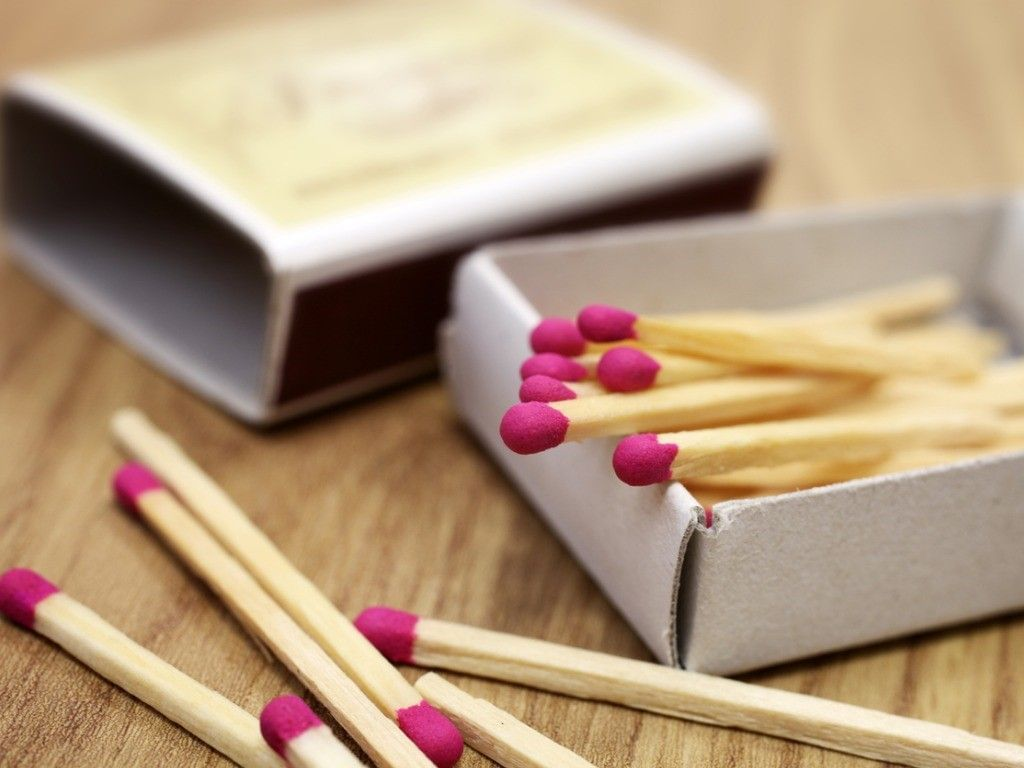
#> input picture S02/matchwood.jpg, 1024 x 768 px
$ python S02C09.py
#> lines starting #> are read from the running program, lines starting #| are printed output that depends on the picture
import cv2
import numpy as np
import matplotlib.pyplot as plt

# Read image from file in gray scale mode and  convert to numpy array
im = np.array(cv2.imread("matchwood.jpg", cv2.IMREAD_GRAYSCALE))
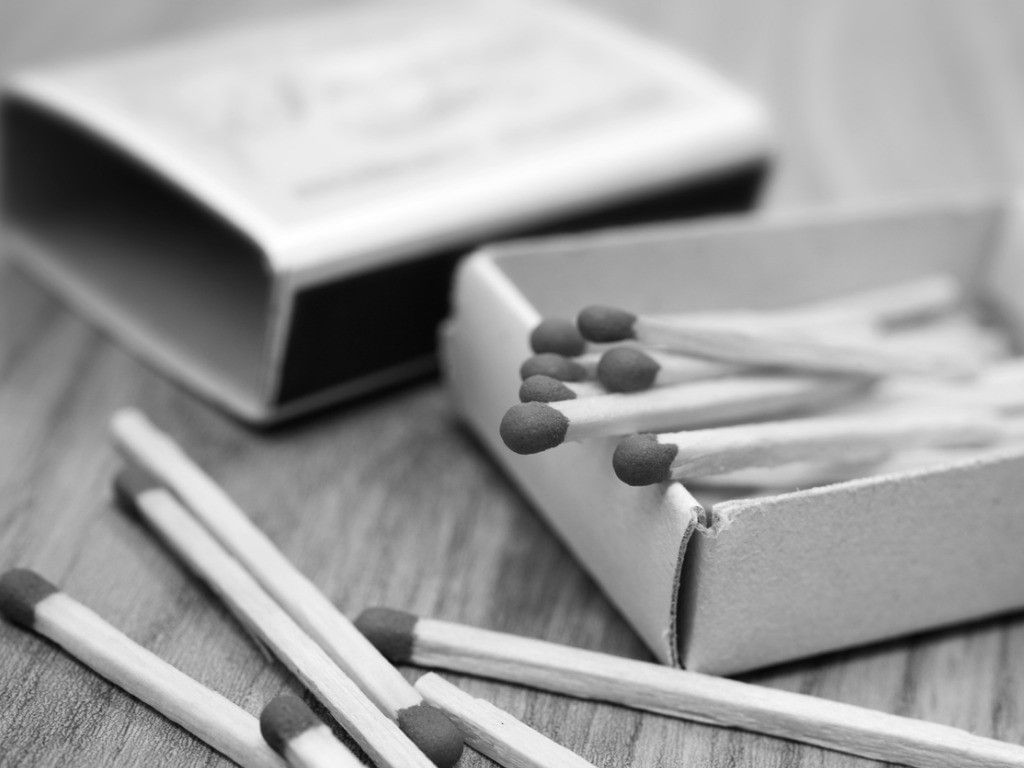
#> im: shape (768, 1024); min 2, max 255, mean 158.1
# Plot original image
plt.subplot(121)
plt.imshow(im, cmap='gray')
# Normal [0 - 255] to [0.0 - 1.0]
# Reshape to (1, -1) for simply calculation
img = np.array(cv2.normalize(im.astype('float'), None, 0.0, 1.0, cv2.NORM_MINMAX)).reshape(1, -1)
# Define x and y axis value
a = np.array([0.0, 0.6, 0.6, 0.95, 0.95, 1.0])
b = np.array([0.1, 0.1, 0.6, 0.6, 0.1, 0.1])
# Make new array for making image from original image
out = np.zeros(img.shape).reshape(1, -1)
# Save a size in N
N = len(a)
# Replace out array value with relative value
for i in range(N - 1):
    pix = ((a[i] <= img) & (img < a[i + 1])).reshape(1, -1)
    out[np.where(pix)] = np.multiply((img[np.where(pix)] - a[i]), (b[i + 1] - b[i])) / (a[i + 1] - a[i]) + b[i]
pix = (img == a[N - 1]).reshape(1, -1)
out[np.where(pix)] = b[N - 1]
# Plot images
plt.subplot(122)
plt.imshow(out.reshape(im.shape), cmap='gray')
plt.subplots_adjust(left=0.1, bottom=0.1, right=0.9, top=0.9, wspace=0.4, hspace=0.4)
plt.show()
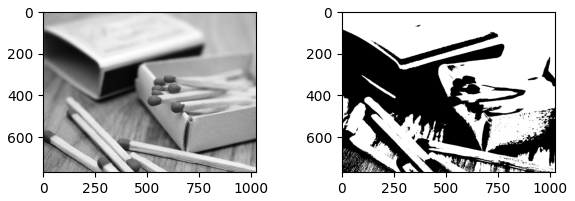
#> figure drawn by matplotlib, 2 panels

$ run again, with S02/4.jpg copied over S02/matchwood.jpg
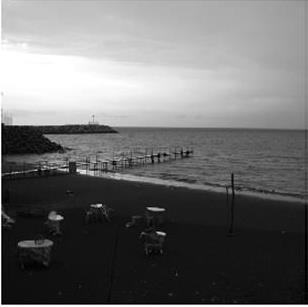
#> input picture S02/4.jpg, 308 x 307 px
#> im is the input picture: shape (307, 308); min 0, max 255, mean 110.5
#> `plt.show()`:
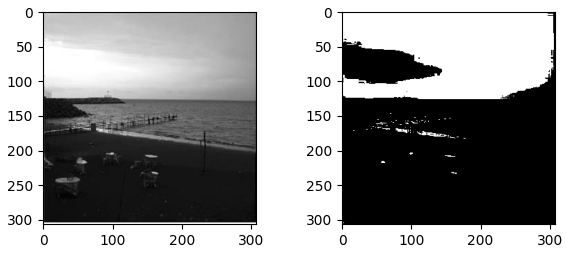
#> figure drawn by matplotlib, 2 panels

$ run again, with S02/5.jpg copied over S02/matchwood.jpg
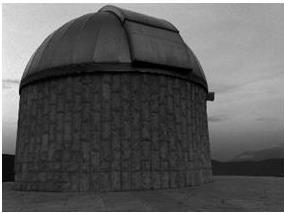
#> input picture S02/5.jpg, 284 x 213 px
#> im is the input picture: shape (213, 284); min 0, max 255, mean 91.9
#> `plt.show()`:
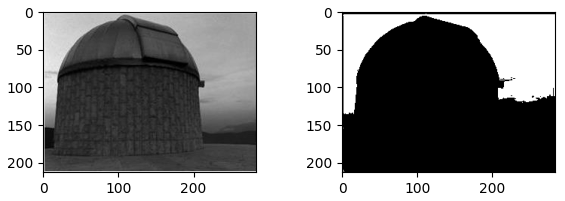
#> figure drawn by matplotlib, 2 panels

$ run again, with S02/6.jpg copied over S02/matchwood.jpg
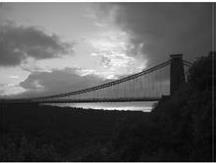
#> input picture S02/6.jpg, 216 x 163 px
#> im is the input picture: shape (163, 216); min 0, max 255, mean 88.9
#> `plt.show()`:
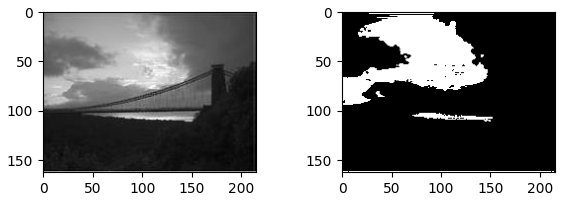
#> figure drawn by matplotlib, 2 panels
